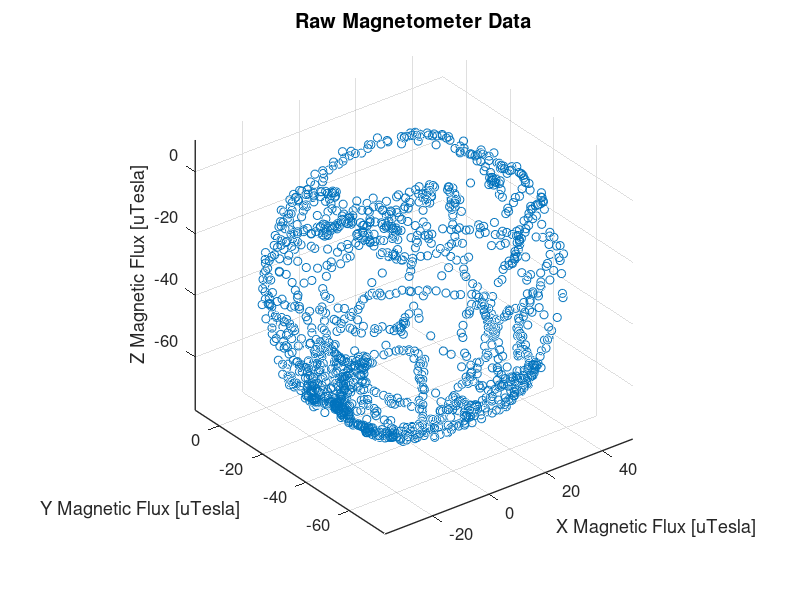

Here is the MATLAB script that generated this plot: (Note: this script raises an error after producing the figure.)
% Magnetometer Calibration
% author: Wilson Ives, wives@hmc.edu
% last edited: 10/29/18
%
% Instructions:
% 1. Make sure Mag_Calibration.ino in running of the Teensy
% 2. Once this script is run, magnetometer data will be collected
%    for approximately 50 seconds. During this time the IMU should
%    be rotated and tilted into as many orientations as possible
% 3. Once the script has run two graphs will appear. The graph in
%    figure 1 plots the raw data sent from the IMU. It should appear
%    spherical but is usually not centered on the origin. The graph
%    in figure 2 plots the calibrated data which should resemble the
%    unit sphere.
% 4. In additon a vector and a matrix will be printed to the Command
%    Window. These need to be copied into SensorIMU.h 

clear

numAcquisitions = 1; % 50 is plenty



%% Plot Raw Data
load dpMagCal.mat
%% logged (already “calibrated”) values
mCal = [magX  magY  magZ];          % N×3 array read from pierRun1.mat

%% 1. build the soft-iron matrix exactly as in firmware
Msoft = [ 0.0232  -0.0016  -0.0001 ;
          0        0.025    0.0017 ;
          0        0        0.0248 ];

%% 2. invert it
Minv  = inv(Msoft);

%% 3. firmware offsets (µT)
bOff  = [ 8.9059  34.1319  -31.3076 ];

%% 4. undo for all samples
m_uT     = (Minv * mCal.').';       % remove soft-iron (now still offset)
m_uT_raw = m_uT + bOff;             % add offsets back

mx = m_uT_raw(:,1);
my = m_uT_raw(:,2);
mz = m_uT_raw(:,3);

numSamples = size(mx);
numSamples = numSamples(1);
max_mx = max(mx); min_mx = min(mx);
max_my = max(my); min_my = min(my);
max_mz = max(mz); min_mz = min(mz);

figure(1)
%{
plot3([min_mx,max_mx],[0,0],[0,0],'r-','LineWidth',2);
hold on
plot3([0,0],[min_my,max_my],[0,0],'r-','LineWidth',2);
hold on
plot3([0,0],[0,0],[min_mz,max_mz],'r-','LineWidth',2);
hold on
%}
scatter3(mx,my,mz,'b.');
ah = gca;
title('Raw Magnetometer Data');
xlabel('X Magnetic Flux [uTesla]');
ylabel('Y Magnetic Flux [uTesla]');
zlabel('Z Magnetic Flux [uTesla]');
set(ah,'FontSize',12);
set(ah,'TitleFontSizeMultiplier',1.2);
set(ah,'LineWidth',1);
axis equal
grid on

%% Calculate Offsets and Soft Iron Matrix
M = [mx,my,mz];
[U,c] = MgnCalibration(M);
% Calibrate data
M_cal=(U*(M'-repmat(c,1,numSamples*numAcquisitions)))';
mx_cal = M_cal(:,1)';
my_cal = M_cal(:,2)';
mz_cal = M_cal(:,3)';

%% Plot Calibrated Data
max_mx_cal = max(mx_cal); min_mx_cal = min(mx_cal);
max_my_cal = max(my_cal); min_my_cal = min(my_cal);
max_mz_cal = max(mz_cal); min_mz_cal = min(mz_cal);

figure(2)
plot3([min_mx_cal,max_mx_cal],[0,0],[0,0],'r-','LineWidth',2);
hold on
plot3([0,0],[min_my_cal,max_my_cal],[0,0],'r-','LineWidth',2);
plot3([0,0],[0,0],[min_mz_cal,max_mz_cal],'r-','LineWidth',2);
sh1 = scatter3(mx_cal,my_cal,mz_cal,'b.');
ah = gca;
title('Calibrated Magnetometer Data');
xlabel('X Magnetic Flux');
ylabel('Y Magnetic Flux');
zlabel('Z Magnetic Flux');
set(ah,'FontSize',12);
set(ah,'TitleFontSizeMultiplier',1.2);
set(ah,'LineWidth',1);
axis equal
grid on

%% Display Offset Vector and Soft Iron Compensation Matrix
disp('Offet Vector:');
disp('Make sure to multiply the Y component by -1 because the IMU doesnt use the RHR')
disp(c);
disp('Soft Iron Compensation Matrix:');
disp(U);



%% Helper Functions

function [U,c] = MgnCalibration(X)
% performs magnetometer calibration from a set of data
% using Merayo technique with a non iterative algoritm
% J.Merayo et al. "Scalar calibration of vector magnemoters"
% Meas. Sci. Technol. 11 (2000) 120-132.
%
%   X      : a Nx3 (or 3xN) data matrix
%              each row (columns) contains x, y, z measurements
%              N must be such that the data set describes
%              as completely as possible the 3D space
%              In any case N > 10
%              
%    The calibration tries to find the best 3D ellipsoid that fits the data set
%    and returns the parameters of this ellipsoid
%
%    U     :  shape ellipsoid parameter, (3x3) upper triangular matrix
%    c      : ellipsoid center, (3x1) vector
%
%    Ellipsoid equation : (v-c)'*(U'*U)(v-c) = 1 
%    with v a rough triaxes magnetometer  measurement
%
%    calibrated measurement w = U*(v-c)
%
%   author : Alain Barraud, Suzanne Lesecq 2008
%
%%%%%%%%%%%%%%%%%%%%%%%%%%%%%%%%%%%%%%%%%
[N,m] = size(X);
if m>3&&N==3,X = X';N = m;m = 3;end %check that X is not transposed
if N<=10,U = [];c = [];return;end %not enough data no calibration !!
% write  the ellipsoid equation as D*p=0
% the best parameter is the solution of min||D*p|| with ||p||=1;
% form D matrix from X measurements
x = X(:,1); y = X(:,2); z = X(:,3); 
D = [x.^2, y.^2, z.^2, x.*y, x.*z, y.*z, x, y, z, ones(N,1)];
D=triu(qr(D));%avoids to compute the svd of a large matrix
[U,S,V] = svd(D);%because usually N may be very large
p = V(:,end);if p(1)<0,p =-p;end
% the following matrix A(p) must be positive definite
% The optimization done by svd does not include such a constraint
% With "good" data the constraint is allways satisfied
% With too poor data A may fail to be positive definite
% In this case the calibration fails
%
A = [p(1) p(4)/2 p(5)/2;
       p(4)/2 p(2) p(6)/2; 
       p(5)/2 p(6)/2 p(3)];
[U,ok] = fchol(m,A);
if ~ok,U = [];c = [];return;end %calibration fails too poor data!!
b = [p(7);p(8);p(9)];
v = Utsolve(U,b/2,m);
d = p(10);
s = 1/sqrt(v*v'-d);
c =-Usolve(U,v,m)';%ellipsoid center
U = s*U;%shape ellipsoid parameter
end

function [A,ok] = fchol(n,A)
% performs Cholesky factoristation
A(1,1:n) = A(1,1:n)/sqrt(A(1,1));
A(2:n,1) = 0;
for j=2:n
  A(j,j:n) = A(j,j:n) - A(1:j-1,j)'*A(1:j-1,j:n);
  if A(j,j)<=0,ok=0;break;end%A is not positive definite
  A(j,j:n) = A(j,j:n)/sqrt(A(j,j));
  A(j+1:n,j) = 0;
end
ok=1;
end

function x=Utsolve(U,b,n)
% solves U'*x=b
x(1) = b(1)/U(1,1);
for k=2:n
    x(k) = (b(k)-x(1:k-1)*U(1:k-1,k))/U(k,k);
end
end

function x=Usolve(U,b,n)
% solves U*x=b
x(n) = b(n)/U(n,n);
for k=n-1:-1:1
    x(k) = (b(k)-U(k,k+1:n)*x(k+1:n)')/U(k,k);
end
end

   
